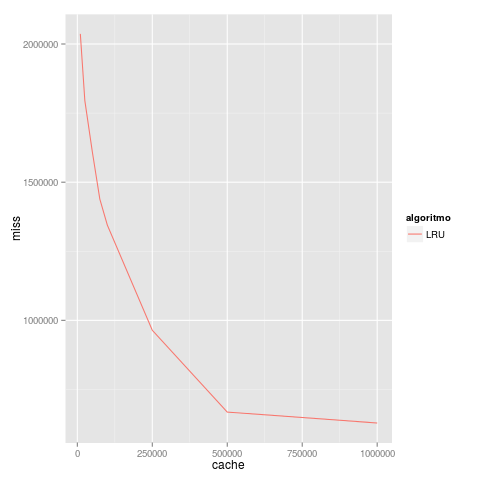

This chart was generated by the following R code:
#install.packages("ggplot2")
library("ggplot2")
log <- read.csv("./log.csv")
png("plot.png")
ggplot(data = log, aes(x=cache, y=miss)) + geom_line(aes(colour=algoritmo))
dev.off()
